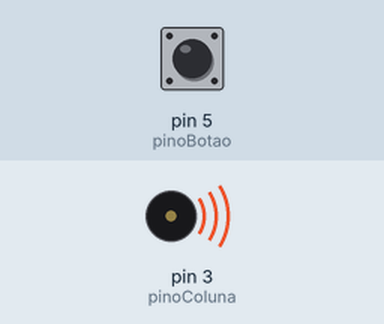
Recording of a sketch running on a simulated Arduino Uno, built with avr-gcc and run on an emulated ATmega328P. Shown: buzzer (waves = sounding). Inputs (shaded band) come from the test bench; at power-on: pin 5 (pinoBotao) LOW. Random numbers use the default seed unless the sketch sets one.

Above: at 0.04 s.
Timing chart, 0 to 3.0 s (numbered marks = the images above):
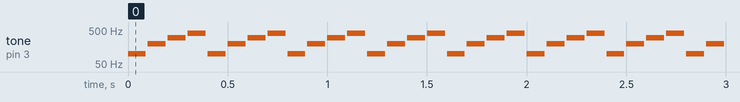

The sketch:

desafio_botaoTone_06.ino
```cpp
int pinoBotao = 5;
int pinoColuna = 3;
int freqBase = 100;
int durSom = 90;
int tempoDelay = 100;

void setup()
{
  pinMode(pinoBotao, INPUT);
}

void loop()
{
  int estadoBotao = digitalRead(pinoBotao);

  tone(pinoColuna, freqBase, durSom);
  delay(tempoDelay);
  tone(pinoColuna, freqBase + 100, durSom);
  delay(tempoDelay);
  tone(pinoColuna, freqBase + 200, durSom);
  delay(tempoDelay);
  tone(pinoColuna, freqBase + 300, durSom);
  delay(tempoDelay);

  if (estadoBotao == HIGH)
  {
    freqBase = random(100, 800);
  }
}
```

Measured:
- by itself, tone on pin 3 (pinoColuna): repeats every 0.40 s: silent 0.01 s, 200 Hz 0.09 s, silent 0.01 s, 300 Hz 0.09 s, silent 0.01 s, 400 Hz 0.09 s, silent 0.01 s, 100 Hz 0.09 s
